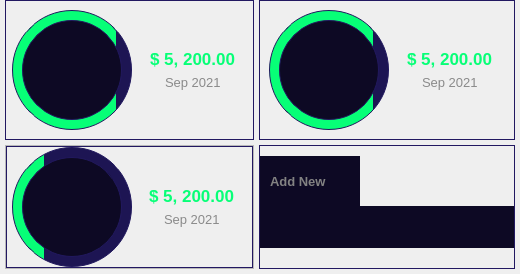
              <widget class="QFrame" name="frame_15">
               <property name="frameShape">
                <enum>QFrame::NoFrame</enum>
               </property>
               <property name="frameShadow">
                <enum>QFrame::Raised</enum>
               </property>
               <layout class="QGridLayout" name="gridLayout">
                <property name="leftMargin">
                 <number>5</number>
                </property>
                <property name="topMargin">
                 <number>0</number>
                </property>
                <property name="rightMargin">
                 <number>5</number>
                </property>
                <property name="bottomMargin">
                 <number>5</number>
                </property>
                <property name="spacing">
                 <number>5</number>
                </property>
                <item row="0" column="0">
                 <widget class="QFrame" name="frame_35">
                  <property name="styleSheet">
                   <string notr="true">border: 1px solid rgb(34, 24, 97);</string>
                  </property>
                  <property name="frameShape">
                   <enum>QFrame::NoFrame</enum>
                  </property>
                  <property name="frameShadow">
                   <enum>QFrame::Raised</enum>
                  </property>
                  <layout class="QHBoxLayout" name="horizontalLayout_19">
                   <property name="spacing">
                    <number>5</number>
                   </property>
                   <property name="leftMargin">
                    <number>5</number>
                   </property>
                   <property name="topMargin">
                    <number>0</number>
                   </property>
                   <property name="rightMargin">
                    <number>5</number>
                   </property>
                   <property name="bottomMargin">
                    <number>0</number>
                   </property>
                   <item alignment="Qt::AlignHCenter|Qt::AlignVCenter">
                    <widget class="QFrame" name="frame_30">
                     <property name="minimumSize">
                      <size>
                       <width>120</width>
                       <height>120</height>
                      </size>
                     </property>
                     <property name="maximumSize">
                      <size>
                       <width>120</width>
                       <height>120</height>
                      </size>
                     </property>
                     <property name="styleSheet">
                      <string notr="true">background-color: qlineargradient(spread:pad, x1:0, y1:0, x2:1, y2:0, stop:0.867 rgba(7, 255, 119, 1), stop:0.869 rgba(29, 21, 83, 1));
border: 1px solid rgb(33, 24, 94);
border-radius: 60;</string>
                     </property>
                     <property name="frameShape">
                      <enum>QFrame::NoFrame</enum>
                     </property>
                     <property name="frameShadow">
                      <enum>QFrame::Raised</enum>
                     </property>
                     <layout class="QHBoxLayout" name="horizontalLayout_18">
                      <item alignment="Qt::AlignHCenter">
                       <widget class="QFrame" name="frame_31">
                        <property name="minimumSize">
                         <size>
                          <width>100</width>
                          <height>100</height>
                         </size>
                        </property>
                        <property name="maximumSize">
                         <size>
                          <width>130</width>
                          <height>130</height>
                         </size>
                        </property>
                        <property name="styleSheet">
                         <string notr="true">background-color: rgb(13, 9, 36);
border: 1px solid rgb(33, 24, 94);
border-radius: 50px;</string>
                        </property>
                        <property name="frameShape">
                         <enum>QFrame::NoFrame</enum>
                        </property>
                        <property name="frameShadow">
                         <enum>QFrame::Raised</enum>
                        </property>
                        <layout class="QHBoxLayout" name="horizontalLayout_30">
                         <item>
                          <widget class="QFrame" name="frame_36">
                           <property name="minimumSize">
                            <size>
                             <width>50</width>
                             <height>50</height>
                            </size>
                           </property>
                           <property name="maximumSize">
                            <size>
                             <width>50</width>
                             <height>50</height>
                            </size>
                           </property>
                           <property name="styleSheet">
                            <string notr="true">QFrame {
	border: none;
	image: url(:/icons/icons/money-hand.svg);
	border-radius: 25;
}</string>
                           </property>
                           <property name="frameShape">
                            <enum>QFrame::NoFrame</enum>
                           </property>
                           <property name="frameShadow">
                            <enum>QFrame::Raised</enum>
                           </property>
                          </widget>
                         </item>
                        </layout>
                       </widget>
                      </item>
                     </layout>
                    </widget>
                   </item>
                   <item alignment="Qt::AlignVCenter">
                    <widget class="QFrame" name="frame_37">
                     <property name="minimumSize">
                      <size>
                       <width>110</width>
                       <height>0</height>
                      </size>
                     </property>
                     <property name="maximumSize">
                      <size>
                       <width>110</width>
                       <height>16777215</height>
                      </size>
                     </property>
                     <property name="styleSheet">
                      <string notr="true">border: none;</string>
                     </property>
                     <property name="frameShape">
                      <enum>QFrame::NoFrame</enum>
                     </property>
                     <property name="frameShadow">
                      <enum>QFrame::Raised</enum>
                     </property>
                     <layout class="QVBoxLayout" name="verticalLayout_16">
                      <item alignment="Qt::AlignHCenter|Qt::AlignVCenter">
                       <widget class="QLabel" name="label_22">
                        <property name="font">
                         <font>
                          <pointsize>13</pointsize>
                          <bold>true</bold>
                         </font>
                        </property>
                        <property name="styleSheet">
                         <string notr="true">color: rgb(7, 255, 119);</string>
                        </property>
                        <property name="text">
                         <string>$ 5, 200.00</string>
                        </property>
                       </widget>
                      </item>
                      <item alignment="Qt::AlignHCenter|Qt::AlignVCenter">
                       <widget class="QLabel" name="label_21">
                        <property name="font">
                         <font>
                          <pointsize>10</pointsize>
                          <bold>false</bold>
                         </font>
                        </property>
                        <property name="styleSheet">
                         <string notr="true">color: rgb(138, 138, 138);</string>
                        </property>
                        <property name="text">
                         <string>Sep 2021</string>
                        </property>
                       </widget>
                      </item>
                     </layout>
                    </widget>
                   </item>
                  </layout>
                 </widget>
                </item>
                <item row="0" column="1">
                 <widget class="QFrame" name="frame_18">
                  <property name="styleSheet">
                   <string notr="true"/>
                  </property>
                  <property name="frameShape">
                   <enum>QFrame::NoFrame</enum>
                  </property>
                  <property name="frameShadow">
                   <enum>QFrame::Raised</enum>
                  </property>
                  <layout class="QHBoxLayout" name="horizontalLayout_25">
                   <property name="spacing">
                    <number>0</number>
                   </property>
                   <property name="leftMargin">
                    <number>0</number>
                   </property>
                   <property name="topMargin">
                    <number>0</number>
                   </property>
                   <property name="rightMargin">
                    <number>0</number>
                   </property>
                   <property name="bottomMargin">
                    <number>0</number>
                   </property>
                   <item>
                    <widget class="QFrame" name="frame_38">
                     <property name="styleSheet">
                      <string notr="true">border: 1px solid rgb(34, 24, 97);</string>
                     </property>
                     <property name="frameShape">
                      <enum>QFrame::NoFrame</enum>
                     </property>
                     <property name="frameShadow">
                      <enum>QFrame::Raised</enum>
                     </property>
                     <layout class="QHBoxLayout" name="horizontalLayout_24">
                      <item>
                       <widget class="QFrame" name="frame_42">
                        <property name="minimumSize">
                         <size>
                          <width>120</width>
                          <height>120</height>
                         </size>
                        </property>
                        <property name="maximumSize">
                         <size>
                          <width>120</width>
                          <height>120</height>
                         </size>
                        </property>
                        <property name="styleSheet">
                         <string notr="true">background-color: qlineargradient(spread:pad, x1:0, y1:0, x2:1, y2:0, stop:0.867 rgba(7, 255, 119, 1), stop:0.869 rgba(29, 21, 83, 1));
border: 1px solid rgb(33, 24, 94);
border-radius: 60;</string>
                        </property>
                        <property name="frameShape">
                         <enum>QFrame::NoFrame</enum>
                        </property>
                        <property name="frameShadow">
                         <enum>QFrame::Raised</enum>
                        </property>
                        <layout class="QHBoxLayout" name="horizontalLayout_23">
                         <item alignment="Qt::AlignHCenter">
                          <widget class="QFrame" name="frame_43">
                           <property name="minimumSize">
                            <size>
                             <width>100</width>
                             <height>100</height>
                            </size>
                           </property>
                           <property name="maximumSize">
                            <size>
                             <width>130</width>
                             <height>130</height>
                            </size>
                           </property>
                           <property name="styleSheet">
                            <string notr="true">background-color: rgb(13, 9, 36);
border: 1px solid rgb(33, 24, 94);
border-radius: 50px;</string>
                           </property>
                           <property name="frameShape">
                            <enum>QFrame::NoFrame</enum>
                           </property>
                           <property name="frameShadow">
                            <enum>QFrame::Raised</enum>
                           </property>
                           <layout class="QHBoxLayout" name="horizontalLayout_31">
                            <item>
                             <widget class="QFrame" name="frame_44">
                              <property name="minimumSize">
                               <size>
                                <width>50</width>
                                <height>50</height>
                               </size>
                              </property>
                              <property name="maximumSize">
                               <size>
                                <width>50</width>
                                <height>50</height>
                               </size>
                              </property>
                              <property name="styleSheet">
                               <string notr="true">QFrame {
	border: none;

	image: url(:/icons/icons/euro_money.svg);
	border-radius: 25;
}</string>
                              </property>
                              <property name="frameShape">
                               <enum>QFrame::NoFrame</enum>
                              </property>
                              <property name="frameShadow">
                               <enum>QFrame::Raised</enum>
                              </property>
                             </widget>
                            </item>
                           </layout>
                          </widget>
                         </item>
                        </layout>
                       </widget>
                      </item>
                      <item alignment="Qt::AlignVCenter">
                       <widget class="QFrame" name="frame_41">
                        <property name="minimumSize">
                         <size>
                          <width>110</width>
                          <height>0</height>
                         </size>
                        </property>
                        <property name="maximumSize">
                         <size>
                          <width>110</width>
                          <height>16777215</height>
                         </size>
                        </property>
                        <property name="styleSheet">
                         <string notr="true">border: none;</string>
                        </property>
                        <property name="frameShape">
                         <enum>QFrame::NoFrame</enum>
                        </property>
                        <property name="frameShadow">
                         <enum>QFrame::Raised</enum>
                        </property>
                        <layout class="QVBoxLayout" name="verticalLayout_17">
                         <item alignment="Qt::AlignHCenter|Qt::AlignVCenter">
                          <widget class="QLabel" name="label_23">
                           <property name="font">
                            <font>
                             <pointsize>13</pointsize>
                             <bold>true</bold>
                            </font>
                           </property>
                           <property name="styleSheet">
                            <string notr="true">color: rgb(7, 255, 119);</string>
                           </property>
                           <property name="text">
                            <string>$ 5, 200.00</string>
                           </property>
                          </widget>
                         </item>
                         <item alignment="Qt::AlignHCenter|Qt::AlignVCenter">
                          <widget class="QLabel" name="label_24">
                           <property name="font">
                            <font>
                             <pointsize>10</pointsize>
                             <bold>false</bold>
                            </font>
                           </property>
                           <property name="styleSheet">
                            <string notr="true">color: rgb(138, 138, 138);</string>
                           </property>
                           <property name="text">
                            <string>Sep 2021</string>
                           </property>
                          </widget>
                         </item>
                        </layout>
                       </widget>
                      </item>
                     </layout>
                    </widget>
                   </item>
                  </layout>
                 </widget>
                </item>
                <item row="1" column="0">
                 <widget class="QFrame" name="frame_17">
                  <property name="styleSheet">
                   <string notr="true"/>
                  </property>
                  <property name="frameShape">
                   <enum>QFrame::StyledPanel</enum>
                  </property>
                  <property name="frameShadow">
                   <enum>QFrame::Raised</enum>
                  </property>
                  <layout class="QHBoxLayout" name="horizontalLayout_28">
                   <property name="spacing">
                    <number>0</number>
                   </property>
                   <property name="leftMargin">
                    <number>0</number>
                   </property>
                   <property name="topMargin">
                    <number>0</number>
                   </property>
                   <property name="rightMargin">
                    <number>0</number>
                   </property>
                   <property name="bottomMargin">
                    <number>0</number>
                   </property>
                   <item>
                    <widget class="QFrame" name="frame_45">
                     <property name="styleSheet">
                      <string notr="true">border: 1px solid rgb(34, 24, 97);</string>
                     </property>
                     <property name="frameShape">
                      <enum>QFrame::NoFrame</enum>
                     </property>
                     <property name="frameShadow">
                      <enum>QFrame::Raised</enum>
                     </property>
                     <layout class="QHBoxLayout" name="horizontalLayout_26">
                      <property name="spacing">
                       <number>5</number>
                      </property>
                      <property name="leftMargin">
                       <number>5</number>
                      </property>
                      <property name="topMargin">
                       <number>0</number>
                      </property>
                      <property name="rightMargin">
                       <number>5</number>
                      </property>
                      <property name="bottomMargin">
                       <number>0</number>
                      </property>
                      <item alignment="Qt::AlignHCenter|Qt::AlignVCenter">
                       <widget class="QFrame" name="frame_46">
                        <property name="minimumSize">
                         <size>
                          <width>120</width>
                          <height>120</height>
                         </size>
                        </property>
                        <property name="maximumSize">
                         <size>
                          <width>120</width>
                          <height>120</height>
                         </size>
                        </property>
                        <property name="styleSheet">
                         <string notr="true">background-color: qlineargradient(spread:pad, x1:0, y1:0, x2:1, y2:0, stop:0.267 rgba(7, 255, 119, 1), stop:0.269 rgba(29, 21, 83, 1));
border: 1px solid rgb(33, 24, 94);
border-radius: 60;</string>
                        </property>
                        <property name="frameShape">
                         <enum>QFrame::NoFrame</enum>
                        </property>
                        <property name="frameShadow">
                         <enum>QFrame::Raised</enum>
                        </property>
                        <layout class="QHBoxLayout" name="horizontalLayout_27">
                         <property name="spacing">
                          <number>0</number>
                         </property>
                         <property name="leftMargin">
                          <number>0</number>
                         </property>
                         <property name="topMargin">
                          <number>0</number>
                         </property>
                         <property name="rightMargin">
                          <number>0</number>
                         </property>
                         <property name="bottomMargin">
                          <number>0</number>
                         </property>
                         <item alignment="Qt::AlignHCenter">
                          <widget class="QFrame" name="frame_47">
                           <property name="minimumSize">
                            <size>
                             <width>100</width>
                             <height>100</height>
                            </size>
                           </property>
                           <property name="maximumSize">
                            <size>
                             <width>100</width>
                             <height>100</height>
                            </size>
                           </property>
                           <property name="styleSheet">
                            <string notr="true">background-color: rgb(13, 9, 36);
border: 1px solid rgb(33, 24, 94);
border-radius: 50px;</string>
                           </property>
                           <property name="frameShape">
                            <enum>QFrame::NoFrame</enum>
                           </property>
                           <property name="frameShadow">
                            <enum>QFrame::Raised</enum>
                           </property>
                           <layout class="QHBoxLayout" name="horizontalLayout_29">
                            <property name="spacing">
                             <number>0</number>
                            </property>
                            <property name="leftMargin">
                             <number>0</number>
                            </property>
                            <property name="topMargin">
                             <number>0</number>
                            </property>
                            <property name="rightMargin">
                             <number>0</number>
                            </property>
                            <property name="bottomMargin">
                             <number>0</number>
                            </property>
                            <item>
                             <widget class="QFrame" name="frame_48">
                              <property name="minimumSize">
                               <size>
                                <width>50</width>
                                <height>50</height>
                               </size>
                              </property>
                              <property name="maximumSize">
                               <size>
                                <width>50</width>
                                <height>50</height>
                               </size>
                              </property>
                              <property name="styleSheet">
                               <string notr="true">QFrame {
	border: none;
	image: url(:/icons/icons/account.svg);
	border-radius: 25;
}</string>
                              </property>
                              <property name="frameShape">
                               <enum>QFrame::NoFrame</enum>
                              </property>
                              <property name="frameShadow">
                               <enum>QFrame::Raised</enum>
                              </property>
                             </widget>
                            </item>
                           </layout>
                          </widget>
                         </item>
                        </layout>
                       </widget>
                      </item>
                      <item alignment="Qt::AlignVCenter">
                       <widget class="QFrame" name="frame_49">
                        <property name="minimumSize">
                         <size>
                          <width>110</width>
                          <height>0</height>
                         </size>
                        </property>
                        <property name="maximumSize">
                         <size>
                          <width>110</width>
                          <height>16777215</height>
                         </size>
                        </property>
                        <property name="styleSheet">
                         <string notr="true">border: none;</string>
                        </property>
                        <property name="frameShape">
                         <enum>QFrame::NoFrame</enum>
                        </property>
                        <property name="frameShadow">
                         <enum>QFrame::Raised</enum>
                        </property>
                        <layout class="QVBoxLayout" name="verticalLayout_18">
                         <item alignment="Qt::AlignHCenter|Qt::AlignVCenter">
                          <widget class="QLabel" name="label_25">
                           <property name="font">
                            <font>
                             <pointsize>13</pointsize>
                             <bold>true</bold>
                            </font>
                           </property>
                           <property name="styleSheet">
                            <string notr="true">color: rgb(7, 255, 119);</string>
                           </property>
                           <property name="text">
                            <string>$ 5, 200.00</string>
                           </property>
                          </widget>
                         </item>
                         <item alignment="Qt::AlignHCenter|Qt::AlignVCenter">
                          <widget class="QLabel" name="label_26">
                           <property name="font">
                            <font>
                             <pointsize>10</pointsize>
                             <bold>false</bold>
                            </font>
                           </property>
                           <property name="styleSheet">
                            <string notr="true">color: rgb(138, 138, 138);</string>
                           </property>
                           <property name="text">
                            <string>Sep 2021</string>
                           </property>
                          </widget>
                         </item>
                        </layout>
                       </widget>
                      </item>
                     </layout>
                    </widget>
                   </item>
                  </layout>
                 </widget>
                </item>
                <item row="1" column="1">
                 <widget class="QFrame" name="frame_19">
                  <property name="styleSheet">
                   <string notr="true">border: 1px solid rgb(34, 24, 97);</string>
                  </property>
                  <property name="frameShape">
                   <enum>QFrame::NoFrame</enum>
                  </property>
                  <property name="frameShadow">
                   <enum>QFrame::Raised</enum>
                  </property>
                  <layout class="QVBoxLayout" name="verticalLayout_19">
                   <property name="spacing">
                    <number>0</number>
                   </property>
                   <property name="leftMargin">
                    <number>0</number>
                   </property>
                   <property name="topMargin">
                    <number>10</number>
                   </property>
                   <property name="rightMargin">
                    <number>0</number>
                   </property>
                   <property name="bottomMargin">
                    <number>20</number>
                   </property>
                   <item>
                    <widget class="QPushButton" name="pushButton_9">
                     <property name="minimumSize">
                      <size>
                       <width>100</width>
                       <height>50</height>
                      </size>
                     </property>
                     <property name="maximumSize">
                      <size>
                       <width>100</width>
                       <height>50</height>
                      </size>
                     </property>
                     <property name="font">
                      <font>
                       <pointsize>10</pointsize>
                       <bold>true</bold>
                      </font>
                     </property>
                     <property name="styleSheet">
                      <string notr="true">color: rgb(130, 130, 130);
border: none;
text-align: left;
padding-left: 10px;
background-color: rgb(13, 9, 36);</string>
                     </property>
                     <property name="text">
                      <string>Add New</string>
                     </property>
                     <property name="icon">
                      <iconset resource="resources/resources.qrc">
                       <normaloff>:/icons/icons/plus.svg</normaloff>:/icons/icons/plus.svg</iconset>
                     </property>
                     <property name="iconSize">
                      <size>
                       <width>25</width>
                       <height>25</height>
                      </size>
                     </property>
                    </widget>
                   </item>
                   <item>
                    <widget class="QPushButton" name="pushButton_10">
                     <property name="minimumSize">
                      <size>
                       <width>0</width>
                       <height>0</height>
                      </size>
                     </property>
                     <property name="maximumSize">
                      <size>
                       <width>22222</width>
                       <height>22222</height>
                      </size>
                     </property>
                     <property name="font">
                      <font>
                       <pointsize>10</pointsize>
                       <bold>true</bold>
                      </font>
                     </property>
                     <property name="styleSheet">
                      <string notr="true">color: rgb(130, 130, 130);
border: none;
text-align: center;
padding-left: 10px;
background-color: rgb(13, 9, 36);</string>
                     </property>
                     <property name="text">
                      <string/>
                     </property>
                     <property name="icon">
                      <iconset resource="resources/resources.qrc">
                       <normaloff>:/icons/icons/plus.svg</normaloff>:/icons/icons/plus.svg</iconset>
                     </property>
                     <property name="iconSize">
                      <size>
                       <width>40</width>
                       <height>40</height>
                      </size>
                     </property>
                    </widget>
                   </item>
                  </layout>
                 </widget>
                </item>
               </layout>
              </widget>
